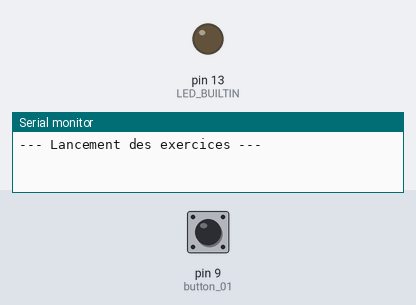
This program was run on a simulated Arduino Uno, built with avr-gcc and run on an emulated ATmega328P. On the bench: output pins drawn as LEDs (lit = HIGH), the last lines printed to the serial monitor. The test bench sets the inputs (shaded band); at power-on: pin 9 (button_01) HIGH.

Above: at 1.3 s.
1.4 s: pin 9 (button_01) pulled LOW for 0.15 s
At 2.9 s:
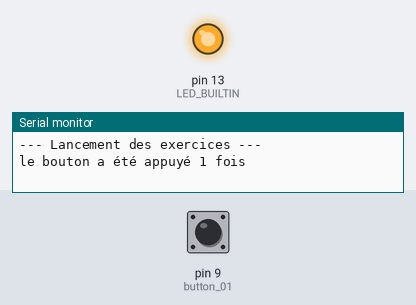
3.2 s: pin 9 (button_01) pulled LOW for 1 s
At 4.3 s:
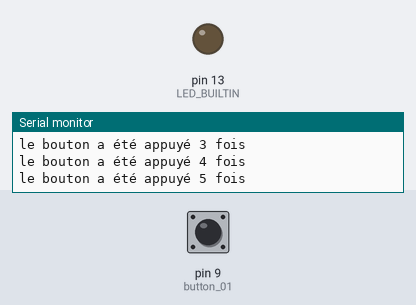
Timing chart, 0 to 6.2 s (numbered marks = the images above; inputs shaded):
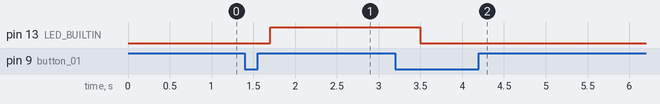

Measured:
- after the input at 1.4 s, pin 13 (LED_BUILTIN): LOW → HIGH after 0.30 s
- after the input at 3.2 s, pin 13 (LED_BUILTIN): HIGH → LOW after 0.30 s

The program:

main.cpp
```cpp
#include <Arduino.h>

// put function declarations here:
int myFunction(int, int);
// include des exercices
#include "exercice_01.h"
#include "exercice_02.h"
#include "exercice_03.h"
#include "exercice_04.h"
#include "exercice_05.h"
#include "exercice_06.h"
#include "exercice_07.h"
#include "exercice_08.h"
#include "exercice_09.h"
#include "exercice_10.h"

#define led_01 2
#define max_led 5
#define timeDelay 500

#define button_01 9
int compteur_btn = 0;

// put function definitions here:

void setup() {

  Serial.begin(115200);
  while (!Serial) { }
  delay(100);
  Serial.println("--- Lancement des exercices ---");
  // Préparer la LED intégrée pour les exercices
  pinMode(LED_BUILTIN, OUTPUT);
  pinMode(button_01, INPUT_PULLUP);

  /*
  // Appel des exercices (affichages sur le moniteur série)
  runExercice01();
  runExercice02();
  runExercice03();
  runExercice04();
  runExercice05();
  runExercice06();
  runExercice07();
  runExercice08();
  runExercice09();
  runExercice10();
x
  for(int i=led_01; i<=max_led+ 1; i++){
    pinMode(i, OUTPUT);
    Serial.print("la broche ");
    Serial.print(i);
    Serial.println(" est en mode OUTPUT");
    Serial.println();
    digitalWrite(i, LOW);
  }

  //allumage succesive des leds
  for(int i=led_01; i<=max_led+1; i++){
    digitalWrite(i, HIGH);
    Serial.print("la led sur D");
    Serial.print(i);
    Serial.println(" est allumée");
    delay(timeDelay);
  }

  */

/*
  // extincrion des leds
  for(int i=max_led + 1; i>=led_01; i--){
    digitalWrite(i, LOW);
    Serial.print("la led sur D");
    Serial.print(i);
    Serial.println(" est éteinte");
    delay(timeDelay);
  }
*/
  /*
int compteur_leds = 6;
while (compteur_leds  <= 6 )
{

  digitalWrite(compteur_leds, LOW);
  Serial.print("la led sur D");
  Serial.print(compteur_leds);
  Serial.println(" est éteinte");
  delay(timeDelay);
  compteur_leds = compteur_leds -1;
  if(compteur_leds == 1 )break;

}
  code */

}

void loop() {
  // put your main code here, to run repeatedly:

  int etat_button = digitalRead(button_01);

  /*
    Serial.print("l'etat du bouton  sur D");
  Serial.print(button_01);
  Serial.print(" est ");
  Serial.println(etat_button);
  delay(100);

  */

  if(etat_button == LOW){
    compteur_btn++;
    Serial.print("le bouton a été appuyé ");
    Serial.print(compteur_btn);
    Serial.println(" fois");
    delay(300);
  }

  if(compteur_btn == 1){
    digitalWrite(LED_BUILTIN, HIGH);
  } else{
    digitalWrite(LED_BUILTIN, LOW);
  }


}

// put function definitions here:
int myFunction(int x, int y) {
  return x + y;
}
```

exercice_01.h
```cpp
#ifndef EXERCICE_01_H
#define EXERCICE_01_H
#include <Arduino.h>
// Déclare la fonction exécutant l'exercice 01
void runExercice01();

#endif // EXERCICE_01_H
```

exercice_02.h
```cpp
#ifndef EXERCICE_02_H
#define EXERCICE_02_H
#include <Arduino.h>
void runExercice02();

#endif // EXERCICE_02_H
```

exercice_03.h
```cpp
#ifndef EXERCICE_03_H
#define EXERCICE_03_H
#include <Arduino.h>
void runExercice03();

#endif // EXERCICE_03_H
```

exercice_04.h
```cpp
#ifndef EXERCICE_04_H
#define EXERCICE_04_H
#include <Arduino.h>
void runExercice04();

#endif // EXERCICE_04_H
```

exercice_05.h
```cpp
#ifndef EXERCICE_05_H
#define EXERCICE_05_H
#include <Arduino.h>
void runExercice05();

#endif // EXERCICE_05_H
```

exercice_06.h
```cpp
#ifndef EXERCICE_06_H
#define EXERCICE_06_H
#include <Arduino.h>
void runExercice06();

#endif // EXERCICE_06_H
```

exercice_07.h
```cpp
#ifndef EXERCICE_07_H
#define EXERCICE_07_H
#include <Arduino.h>
void runExercice07();

#endif // EXERCICE_07_H
```

exercice_08.h
```cpp
#ifndef EXERCICE_08_H
#define EXERCICE_08_H
#include <Arduino.h>
void runExercice08();

#endif // EXERCICE_08_H
```

exercice_09.h
```cpp
#ifndef EXERCICE_09_H
#define EXERCICE_09_H
#include <Arduino.h>
void runExercice09();

#endif // EXERCICE_09_H
```

exercice_10.h
```cpp
#ifndef EXERCICE_10_H
#define EXERCICE_10_H
#include <Arduino.h>
void runExercice10();

#endif // EXERCICE_10_H
```

exercice_01.cpp
```cpp
#include "exercice_01.h"

// Exercice 01
// Objectif: Affiche un message sur le moniteur série et allume la LED brièvement.
// Concepts: sortie série, commande d'une LED (digitalWrite)
void runExercice01() {
  Serial.println("Exercice 01: Bonjour! Allumage LED 500ms.");
  digitalWrite(LED_BUILTIN, HIGH);
  delay(500);
  digitalWrite(LED_BUILTIN, LOW);
  delay(200);
}
```

exercice_02.cpp
```cpp
#include "exercice_02.h"

// Exercice 02
// Objectif: Faire clignoter la LED 10 fois et afficher le numéro sur le moniteur série.
// Concepts: boucle for, digitalWrite, Serial
void runExercice02() {
  Serial.println("Exercice 02: Clignotement 10 fois (for)");
  for (int i = 0; i < 10; ++i) {
    Serial.print("Clignotement #");
    Serial.println(i);
    digitalWrite(LED_BUILTIN, HIGH);
    delay(150);
    digitalWrite(LED_BUILTIN, LOW);
    delay(150);

  }
  delay(200);
}
```

exercice_03.cpp
```cpp
#include "exercice_03.h"

// Exercice 03
// Objectif: Compte à rebours avec une boucle while et clignotement correspondant.
// Concepts: boucle while, digitalWrite, Serial
void runExercice03() {
  Serial.println("Exercice 03: Compte à rebours 5..1 (while) avec LED");
  int n = 5;
  while (n > 0) {
    Serial.println(n);
    // clignoter n fois rapidement
    for (int k = 0; k < n; ++k) {
      digitalWrite(LED_BUILTIN, HIGH);
      delay(80);
      digitalWrite(LED_BUILTIN, LOW);
      delay(80);
    }
    n--;
    delay(200);
  }
  Serial.println("Fini");
  delay(200);
}
```

exercice_04.cpp
```cpp
#include "exercice_04.h"

// Exercice 04
// Objectif: Tester si un nombre est pair/impair et allumer la LED si pair.
// Concepts: condition if/else, digitalWrite, Serial
void runExercice04() {
  Serial.println("Exercice 04: Test pair/impair et LED si pair");
  int n = 7; // exemple — tu peux modifier cette valeur
  if (n % 2 == 0) {
    Serial.println("Le nombre est pair. LED ON");
    digitalWrite(LED_BUILTIN, HIGH);
  } else {
    Serial.println("Le nombre est impair. LED OFF");
    digitalWrite(LED_BUILTIN, LOW);
  }
  delay(300);
}
```

exercice_05.cpp
```cpp
#include "exercice_05.h"

// Exercice 05
// Objectif: Boucle for avec interruption (break) et LED montrant l'état.
// Concepts: boucle for, break, Serial, LED
void runExercice05() {
  Serial.println("Exercice 05: Boucle for avec break (arrêt à 5), LED clignote");
  for (int i = 0; i < 10; ++i) {
    if (i == 5) {
      Serial.println("Break rencontré à 5 — arrêt de la boucle");
      digitalWrite(LED_BUILTIN, LOW);
      break;
    }
    Serial.print("i = ");
    Serial.println(i);
    // clignoter la LED une fois pour chaque itération
    digitalWrite(LED_BUILTIN, HIGH);
    delay(120);
    digitalWrite(LED_BUILTIN, LOW);
    delay(120);
  }
  delay(200);
}
```

exercice_06.cpp
```cpp
#include "exercice_06.h"

// Exercice 06
// Objectif: Boucles imbriquées — créer un motif LED simple.
// Concepts: boucles imbriquées, Serial, digitalWrite
void runExercice06() {
  Serial.println("Exercice 06: Motif LED avec boucles imbriquées");
  for (int i = 0; i < 3; ++i) {
    for (int j = 0; j <= i; ++j) {
      digitalWrite(LED_BUILTIN, HIGH);
      delay(120);
      digitalWrite(LED_BUILTIN, LOW);
      delay(80);
    }
    Serial.print("Ligne ");
    Serial.println(i + 1);
    delay(150);
  }
  delay(200);
}
```

exercice_07.cpp
```cpp
#include "exercice_07.h"

// Exercice 07
// Objectif: Utiliser switch/case pour sélectionner un mode de clignotement.
// Concepts: switch, case, Serial, digitalWrite
void runExercice07() {
  Serial.println("Exercice 07: Modes de clignotement (switch)");
  int mode = 2; // 1=lent, 2=normal, 3=rapide
  int t = 200;
  switch (mode) {
    case 1: t = 400; Serial.println("Mode lent"); break;
    case 2: t = 200; Serial.println("Mode normal"); break;
    case 3: t = 80; Serial.println("Mode rapide"); break;
    default: t = 200; Serial.println("Mode par défaut"); break;
  }
  // clignoter 3 fois avec le tempo choisi
  for (int i = 0; i < 3; ++i) {
    digitalWrite(LED_BUILTIN, HIGH);
    delay(t);
    digitalWrite(LED_BUILTIN, LOW);
    delay(t);
  }
  delay(200);
}
```

exercice_08.cpp
```cpp
#include "exercice_08.h"

// Exercice 08
// Objectif: Exemple de boucle do-while avec contrôle LED.
// Concepts: do-while, Serial, digitalWrite
void runExercice08() {
  Serial.println("Exercice 08: do-while — clignotement minimal une fois");
  int i = 0;
  do {
    Serial.print("Itération: ");
    Serial.println(i);
    digitalWrite(LED_BUILTIN, HIGH);
    delay(150);
    digitalWrite(LED_BUILTIN, LOW);
    delay(100);
    i++;
  } while (i < 3);
  delay(200);
}
```

exercice_09.cpp
```cpp
#include "exercice_09.h"

// Exercice 09
// Objectif: Utiliser un tableau pour définir un motif de clignotement (durées).
// Concepts: tableaux, boucle for, Serial, digitalWrite
void runExercice09() {
  Serial.println("Exercice 09: Motif LED à partir d'un tableau de durées (ms)");
  int motif[] = {100, 200, 50, 300};
  for (unsigned int i = 0; i < sizeof(motif)/sizeof(motif[0]); ++i) {
    Serial.print("Motif "); Serial.print(i); Serial.print(" : "); Serial.println(motif[i]);
    digitalWrite(LED_BUILTIN, HIGH);
    delay(motif[i]);
    digitalWrite(LED_BUILTIN, LOW);
    delay(80);
  }
  delay(200);
}
```

exercice_10.cpp
```cpp
#include "exercice_10.h"

// Exercice 10
// Objectif: Simuler une lecture capteur et contrôler la LED en conséquence.
// Concepts: millis(), condition, Serial, digitalWrite
void runExercice10() {
  Serial.println("Exercice 10: Lecture capteur simulée et contrôle LED");
  int sensor = (millis() / 1000) % 100; // valeur simulée (0..99)
  Serial.print("Valeur capteur simulée: ");
  Serial.println(sensor);
  if (sensor > 50) {
    Serial.println("Etat: HAUT -> LED ON");
    digitalWrite(LED_BUILTIN, HIGH);
  } else {
    Serial.println("Etat: BAS -> LED OFF");
    digitalWrite(LED_BUILTIN, LOW);
  }
  delay(300);
}
```
